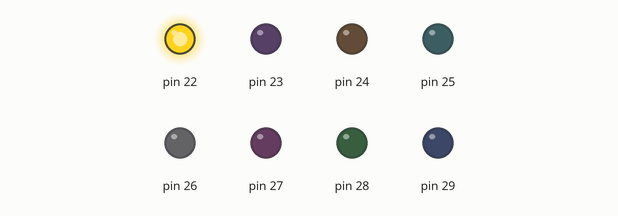
This sketch was run on a simulated Arduino Mega 2560, built with avr-gcc and run on an emulated ATmega2560. Shown: output pins drawn as LEDs (lit = HIGH).

Above: at 0.1 s.
At 1.4 s:
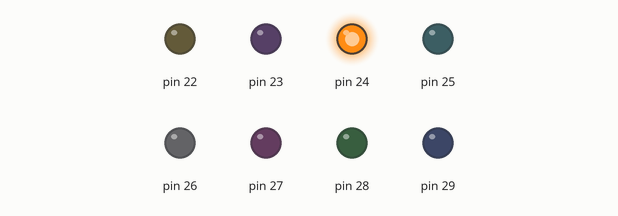
At 2.7 s:
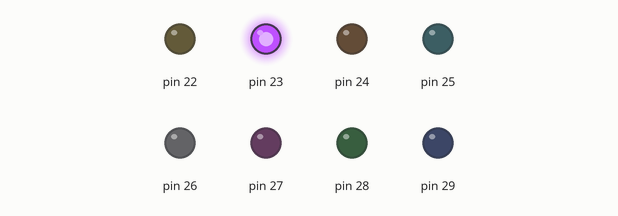
At 4.0 s:
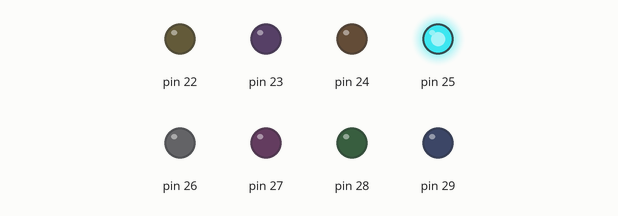
At 6.6 s:
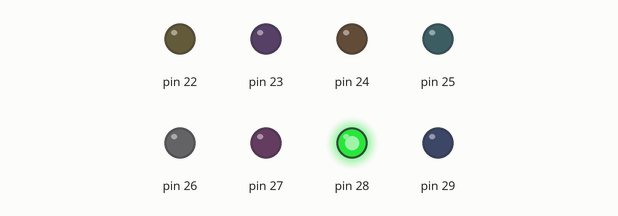
At 9.2 s:
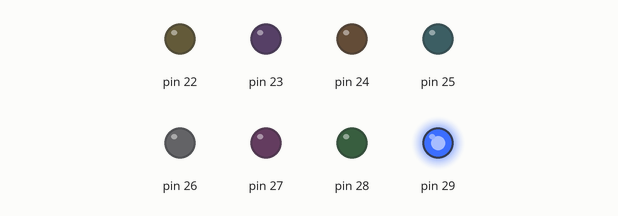
Timing chart, 0 to 10.7 s (numbered marks = the images above):
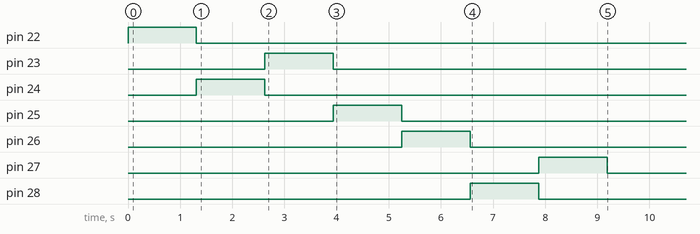

The sketch:

ETALVIS_Problem_03_04.ino
```cpp
//EMBEDDED SYSTEMS PROGRAMMING - GPIO
//LED Control Problems
//SET 03 Problem 04
//Connect 8 LEDs to Port A from bit0 to bit7
//Problem: GLow 0,2,1,3,4,6,5,7 with delay
void delay1();//delay function declaration
void setup() {
  // put your setup code here, to run once:
  volatile char *ddrA, *outA;
  ddrA = 0x21; outA = 0x22;
  *ddrA = 0xFF; //setting entire PORTA as OUTPUT
  unsigned char glowLeds[8] = {0x01, 0x04, 0x02, 0x08, 0x10, 0x40, 0x20, 0x80};
  volatile int g;
 // *outA = glowLeds[g];
  for(g =0;g<8;g++)
  {
    *outA = glowLeds[g];
    delay1();//calling delay function
  }
}

void loop() {
  // put your main code here, to run repeatedly:
}

void delay1()//delay function defination
{
  volatile long d;
  for (d = 0; d <= 600000; d++);
}
```
